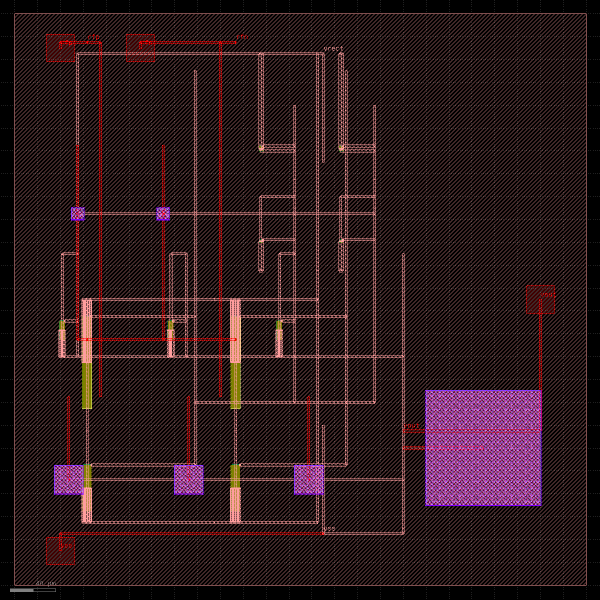
#> input picture examples/iris_rf/layout/iris_layout.png, 1200 x 1200 px (shown at 1/2 size)
$ python generate_diagrams.py
#> lines starting #> are read from the running program, lines starting #| are printed output that depends on the picture
"""Generate architecture block diagram, per-block schematics, and annotated layout.

Outputs (relative to iris_rf/):
  report/fig_architecture.png
  report/fig_schematic_matching.png
  report/fig_schematic_bias.png
  report/fig_schematic_rectifier.png
  report/fig_schematic_pump.png
  layout/iris_layout_annotated.png
"""
from pathlib import Path

import matplotlib.pyplot as plt
import matplotlib.patches as mpatches
from matplotlib.patches import FancyBboxPatch, FancyArrowPatch, Rectangle
from PIL import Image, ImageDraw, ImageFont

ROOT = Path(__file__).resolve().parents[1]
REPORT = ROOT / "report"
LAYOUT = ROOT / "layout"
REPORT.mkdir(parents=True, exist_ok=True)


# --------------------------------------------------------------------------
# 1) Architecture block diagram
# --------------------------------------------------------------------------
def make_architecture():
    fig, ax = plt.subplots(figsize=(14, 4.2), dpi=180)
    ax.set_xlim(0, 100)
    ax.set_ylim(0, 30)
    ax.axis("off")

    blocks = [
        ("RF\nSource\n(Antenna)", 2, 10, 10, "#dbeafe"),
        ("Matching\nNetwork\n(L-C, off-chip)", 15, 8, 12, "#bfdbfe"),
        ("Injection-\nAssisted\nBias", 30, 7, 12, "#fde68a"),
        ("Diff.\nCross-Coupled\nRectifier", 45, 6, 12, "#fca5a5"),
        ("Dickson\nCharge\nPump\n(3 stages)", 60, 5, 12, "#c4b5fd"),
        ("Storage\nCapacitor\n20 pF", 75, 6, 12, "#a7f3d0"),
        ("Load\nR_L", 90, 8, 8, "#e5e7eb"),
    ]
    coords = []
    for label, x, y, w, color in blocks:
        h = 14
        box = FancyBboxPatch(
            (x, y),
            w,
            h,
            boxstyle="round,pad=0.3,rounding_size=1.2",
            linewidth=1.6,
            edgecolor="#111827",
            facecolor=color,
        )
        ax.add_patch(box)
        ax.text(x + w / 2, y + h / 2, label, ha="center", va="center", fontsize=10, fontweight="bold")
        coords.append((x, y, w, h))

    # arrows
    for i in range(len(coords) - 1):
        x1, y1, w1, h1 = coords[i]
        x2, y2, w2, h2 = coords[i + 1]
        start = (x1 + w1, y1 + h1 / 2)
        end = (x2, y2 + h2 / 2)
        arrow = FancyArrowPatch(start, end, arrowstyle="-|>", mutation_scale=18, linewidth=1.6, color="#111827")
        ax.add_patch(arrow)

    # signal labels
    label_pairs = [
        (12.5, 17, "V_ant"),
        (27, 17, "RFP / RFN\n(differential)"),
        (42, 17, "V_gate_p/n"),
        (57, 17, "V_rect"),
        (72, 17, "V_pump"),
        (87, 17, "V_out"),
    ]
    for x, y, txt in label_pairs:
        ax.text(x, y + 6, txt, ha="center", va="bottom", fontsize=8, color="#374151")

    # Feedback / gate coupling annotation
    ax.text(50, 2.5,
            "Injection-assisted startup: bias network pre-charges V_gate to lower rectifier Vth",
            ha="center", fontsize=9, color="#374151", style="italic")

    ax.set_title("IRIS — RF Energy Harvester Architecture (GF180MCU, 30–100 MHz)",
                 fontsize=13, fontweight="bold", pad=6)

    fig.tight_layout()
    out = REPORT / "fig_architecture.png"
    fig.savefig(out, bbox_inches="tight")
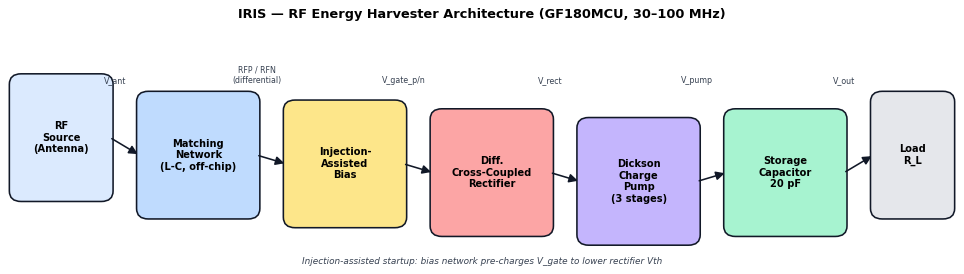
#> figure drawn by matplotlib, 1 panel
    plt.close(fig)
    print("wrote", out)


# --------------------------------------------------------------------------
# 2a) Matching network schematic
# --------------------------------------------------------------------------
def make_matching():
    fig, ax = plt.subplots(figsize=(9, 4.2), dpi=180)
    ax.set_xlim(0, 100)
    ax.set_ylim(0, 40)
    ax.axis("off")

    # sources
    ax.plot([5, 5], [30, 24], "k", lw=1.5)
    ax.plot([5, 5], [10, 16], "k", lw=1.5)
    ax.add_patch(plt.Circle((5, 20), 4, fill=False, lw=1.5))
    ax.text(5, 20, "~", ha="center", va="center", fontsize=14, fontweight="bold")
    ax.text(-2, 20, "V_ant", ha="right", va="center", fontsize=10)

    # series inductor Lmatch (top rail)
    ax.plot([9, 20], [30, 30], "k", lw=1.5)
    ax.add_patch(Rectangle((20, 28), 12, 4, fill=False, lw=1.5))
    ax.text(26, 30, "L_match\n120 nH", ha="center", va="center", fontsize=9)
    ax.plot([32, 60], [30, 30], "k", lw=1.5)

    # shunt cap Cmatch
    ax.plot([46, 46], [30, 24], "k", lw=1.5)
    ax.plot([44, 48], [24, 24], "k", lw=2)
    ax.plot([44, 48], [22, 22], "k", lw=2)
    ax.plot([46, 46], [22, 16], "k", lw=1.5)
    ax.text(52, 23, "C_match\n5.6 pF", ha="left", va="center", fontsize=9)

    # damping R
    ax.add_patch(Rectangle((60, 28), 8, 4, fill=False, lw=1.5))
    ax.text(64, 30, "R_damp 2 Ω", ha="center", va="center", fontsize=9)
    ax.plot([68, 85], [30, 30], "k", lw=1.5)
    ax.text(88, 30, "RFP", ha="left", va="center", fontsize=10, fontweight="bold")

    # bottom rail
    ax.plot([9, 85], [10, 10], "k", lw=1.5)
    ax.text(88, 10, "RFN", ha="left", va="center", fontsize=10, fontweight="bold")

    ax.text(50, 38, "Matching Network (differential, off-chip)",
            ha="center", fontsize=12, fontweight="bold")
    ax.text(50, 3, "Effective voltage gain ≈ 6× at 30–100 MHz (resonant)",
            ha="center", fontsize=9, style="italic", color="#374151")

    fig.tight_layout()
    out = REPORT / "fig_schematic_matching.png"
    fig.savefig(out, bbox_inches="tight")
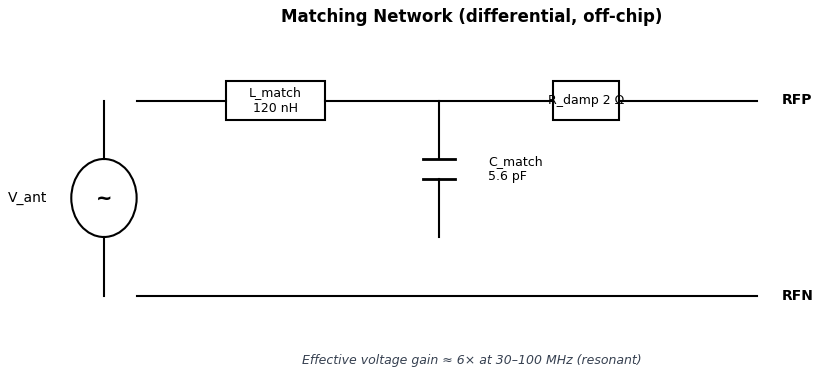
#> figure drawn by matplotlib, 1 panel
    plt.close(fig)
    print("wrote", out)


# --------------------------------------------------------------------------
# 2b) Startup / injection bias schematic
# --------------------------------------------------------------------------
def make_bias():
    fig, ax = plt.subplots(figsize=(9, 5.5), dpi=180)
    ax.set_xlim(0, 100)
    ax.set_ylim(0, 55)
    ax.axis("off")

    ax.text(50, 52, "Injection-Assisted Startup Bias Network",
            ha="center", fontsize=12, fontweight="bold")

    # rails
    ax.plot([5, 95], [46, 46], "k", lw=1.5)
    ax.text(2, 46, "V_rect", ha="right", va="center", fontsize=10)
    ax.plot([5, 95], [6, 6], "k", lw=1.5)
    ax.text(2, 6, "V_ss", ha="right", va="center", fontsize=10)

    # PMOS bias (diode-connected) left/right
    def pmos_diode(cx, gate_net):
        # simple MOS symbol
        ax.plot([cx - 3, cx - 3], [30, 40], "k", lw=1.5)          # channel
        ax.plot([cx - 5, cx - 3], [30, 30], "k", lw=1.5)          # source lead
        ax.plot([cx - 5, cx - 3], [40, 40], "k", lw=1.5)
        ax.add_patch(plt.Circle((cx - 5, 40), 0.6, color="k"))    # source dot
        ax.plot([cx - 5, cx - 5], [40, 46], "k", lw=1.5)          # to Vrect
        ax.plot([cx - 3, cx - 5], [30, 30], "k", lw=1.5)
        ax.plot([cx - 5, cx - 5], [30, 20], "k", lw=1.5)          # to output node
        ax.plot([cx - 1, cx - 3], [35, 35], "k", lw=1.5)          # gate
        ax.text(cx - 0.5, 35, f"P (W=4µ/L=1µ)\ngate=%s" % gate_net, ha="left", va="center", fontsize=8)
    # NMOS bias (diode-connected)
    def nmos_diode(cx, gate_net):
        ax.plot([cx - 3, cx - 3], [12, 22], "k", lw=1.5)
        ax.plot([cx - 5, cx - 3], [12, 12], "k", lw=1.5)
        ax.plot([cx - 5, cx - 3], [22, 22], "k", lw=1.5)
        ax.plot([cx - 5, cx - 5], [12, 6], "k", lw=1.5)
        ax.plot([cx - 5, cx - 5], [22, 30], "k", lw=1.5)
        ax.plot([cx - 1, cx - 3], [17, 17], "k", lw=1.5)
        ax.text(cx - 0.5, 17, f"N (W=2µ/L=1µ)\ngate=%s" % gate_net, ha="left", va="center", fontsize=8)

    pmos_diode(25, "gate_p")
    nmos_diode(25, "gate_p")
    pmos_diode(70, "gate_n")
    nmos_diode(70, "gate_n")

    # injection caps (RFN → gate_p, RFP → gate_n)
    ax.text(15, 32, "C_inj", ha="center", va="center", fontsize=9)
    ax.plot([13, 17], [30, 30], "k", lw=2)
    ax.plot([13, 17], [28, 28], "k", lw=2)
    ax.plot([15, 15], [30, 25], "k", lw=1.5)
    ax.plot([15, 15], [28, 25], "k", lw=1.5)
    ax.plot([15, 20], [25, 25], "k", lw=1.5)  # to gate_p node
    ax.plot([15, 15], [30, 50], "k--", lw=1.0)
    ax.text(15, 51, "RFN", ha="center", fontsize=9)

    ax.text(60, 32, "C_inj", ha="center", va="center", fontsize=9)
    ax.plot([58, 62], [30, 30], "k", lw=2)
    ax.plot([58, 62], [28, 28], "k", lw=2)
    ax.plot([60, 60], [30, 25], "k--", lw=1.0)
    ax.plot([60, 65], [25, 25], "k", lw=1.5)
    ax.plot([60, 60], [30, 50], "k--", lw=1.0)
    ax.text(60, 51, "RFP", ha="center", fontsize=9)

    ax.text(50, 1, "AC coupling from RF nodes to gate_p/gate_n → lowers effective Vth of rectifier",
            ha="center", fontsize=9, style="italic", color="#374151")

    fig.tight_layout()
    out = REPORT / "fig_schematic_bias.png"
    fig.savefig(out, bbox_inches="tight")
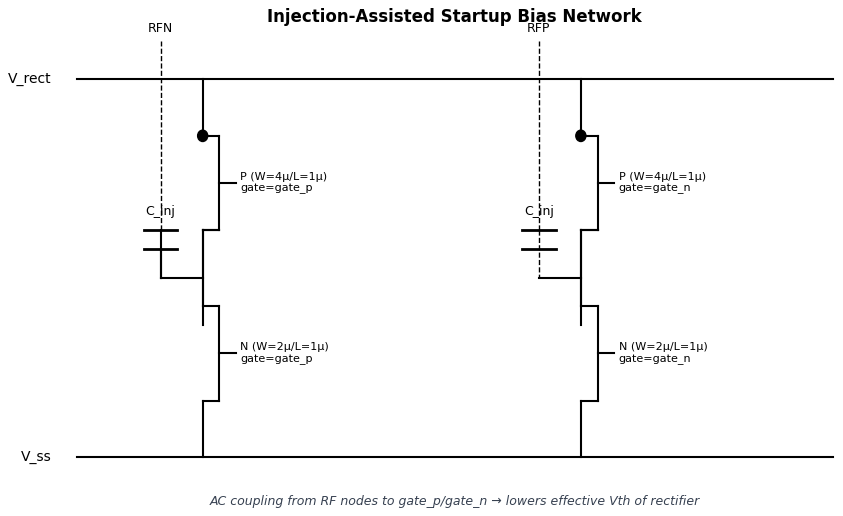
#> figure drawn by matplotlib, 1 panel
    plt.close(fig)
    print("wrote", out)


# --------------------------------------------------------------------------
# 2c) Cross-coupled rectifier schematic
# --------------------------------------------------------------------------
def make_rectifier():
    fig, ax = plt.subplots(figsize=(9, 5.5), dpi=180)
    ax.set_xlim(0, 100)
    ax.set_ylim(0, 55)
    ax.axis("off")

    ax.text(50, 52, "Differential Cross-Coupled CMOS Rectifier",
            ha="center", fontsize=12, fontweight="bold")

    # Vrect rail top
    ax.plot([5, 95], [46, 46], "k", lw=1.6)
    ax.text(2, 46, "V_rect", ha="right", va="center", fontsize=10)

    # VSS bottom
    ax.plot([5, 95], [6, 6], "k", lw=1.6)
    ax.text(2, 6, "V_ss", ha="right", va="center", fontsize=10)

    # PMOS pair (top)
    def draw_pmos(cx, drain_x, gate_from_x, name):
        ax.plot([cx, cx], [36, 42], "k", lw=1.5)
        ax.add_patch(Rectangle((cx - 3, 33), 6, 4, fill=False, lw=1.5))
        ax.text(cx, 35, "P\n80µ/0.28µ×8", ha="center", va="center", fontsize=8)
        ax.plot([cx, cx], [33, 28], "k", lw=1.5)
        ax.plot([cx - 5, cx - 3], [35, 35], "k", lw=1.5)
        ax.plot([cx, cx], [42, 46], "k", lw=1.5)  # source→Vrect
        ax.plot([cx, drain_x], [28, 28], "k", lw=1.5)
        ax.text(cx, 43, "S", fontsize=7)
    draw_pmos(30, 30, 0, "MPP1")
    draw_pmos(70, 70, 0, "MPP2")

    # NMOS pair (bottom)
    def draw_nmos(cx, drain_x, name):
        ax.plot([cx, cx], [14, 20], "k", lw=1.5)
        ax.add_patch(Rectangle((cx - 3, 17), 6, 4, fill=False, lw=1.5))
        ax.text(cx, 19, "N\n40µ/0.28µ×8", ha="center", va="center", fontsize=8)
        ax.plot([cx, cx], [17, 6], "k", lw=1.5)      # source→Vss
        ax.plot([cx, cx], [21, 28], "k", lw=1.5)     # drain→RF node
        ax.plot([cx - 5, cx - 3], [19, 19], "k", lw=1.5)  # gate
    draw_nmos(30, 30, "MNN1")
    draw_nmos(70, 70, "MNN2")

    # RFP node (left column drain) and RFN node (right column drain)
    ax.plot([30, 30], [28, 28], "k", lw=1.5)
    ax.plot([30, 15], [28, 28], "k", lw=1.5)
    ax.text(12, 28, "RFP", ha="right", va="center", fontsize=10, fontweight="bold")

    ax.plot([70, 85], [28, 28], "k", lw=1.5)
    ax.text(88, 28, "RFN", ha="left", va="center", fontsize=10, fontweight="bold")

    # cross-coupled gate connections: gate of left pair ← RFN, gate of right pair ← RFP
    ax.plot([25, 25], [35, 19], "k", lw=1.2, linestyle="--")   # PMOS/NMOS common gate at cx=25
    ax.plot([25, 70], [10.5, 10.5], "k", lw=1.2, linestyle="--")
    ax.plot([70, 70], [10.5, 10.5], "k", lw=1.2, linestyle="--")
    # simplification: label gates as gate_n and gate_p
    ax.text(25, 41, "gate_n", fontsize=8, color="#b91c1c")
    ax.text(65, 41, "gate_p", fontsize=8, color="#b91c1c")

    ax.text(50, 1, "Alternating conduction of PMOS/NMOS pairs delivers rectified V_rect above 2·Vth_eff", ha="center", fontsize=9, style="italic", color="#374151")

    fig.tight_layout()
    out = REPORT / "fig_schematic_rectifier.png"
    fig.savefig(out, bbox_inches="tight")
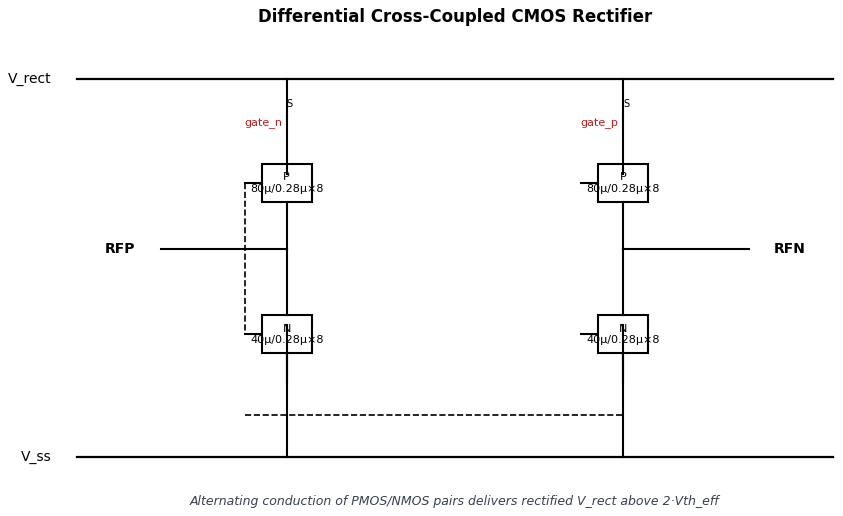
#> figure drawn by matplotlib, 1 panel
    plt.close(fig)
    print("wrote", out)


# --------------------------------------------------------------------------
# 2d) Dickson charge pump schematic
# --------------------------------------------------------------------------
def make_pump():
    fig, ax = plt.subplots(figsize=(11, 4.5), dpi=180)
    ax.set_xlim(0, 100)
    ax.set_ylim(0, 45)
    ax.axis("off")

    ax.text(50, 42, "3-Stage Dickson Charge Pump + Storage",
            ha="center", fontsize=12, fontweight="bold")

    # top rail (diodes)
    ax.plot([5, 90], [30, 30], "k", lw=1.5)

    # 3 diode-connected NMOS stages
    diode_x = [15, 40, 65]
    node_names = ["V_rect", "n1", "n2", "V_out"]
    prev_x = 5
    for i, dx in enumerate(diode_x):
        ax.add_patch(Rectangle((dx - 3, 27), 6, 6, fill=False, lw=1.5))
        ax.text(dx, 30, f"MCP{i+1}\n16µ/0.28µ", ha="center", va="center", fontsize=8)
        # diode-connect line: gate tied to drain
        ax.plot([dx - 4, dx - 3], [32, 32], "k", lw=1.2)
        ax.plot([dx - 4, dx - 4], [32, 34.5], "k", lw=1.2)
        ax.plot([dx - 4, dx + 3], [34.5, 34.5], "k", lw=1.2)
    ax.text(5, 34, node_names[0], fontsize=9)
    ax.text(25, 34, node_names[1], fontsize=9)
    ax.text(50, 34, node_names[2], fontsize=9)
    ax.text(78, 34, node_names[3], fontsize=9)

    # coupling caps: CCP1 rfp→n1, CCP2 rfn→n2, CCP3 rfp→vout
    cap_pairs = [(25, "RFP"), (50, "RFN"), (75, "RFP")]
    for cx, clk in cap_pairs:
        ax.plot([cx, cx], [30, 20], "k", lw=1.2)
        ax.plot([cx - 3, cx + 3], [20, 20], "k", lw=2)
        ax.plot([cx - 3, cx + 3], [18, 18], "k", lw=2)
        ax.plot([cx, cx], [18, 10], "k", lw=1.2)
        ax.text(cx + 3.5, 19, "1.2 pF", fontsize=8)
        ax.plot([cx, cx], [10, 4], "k--", lw=0.8)
        ax.text(cx, 3, clk, ha="center", fontsize=8, color="#b91c1c")

    # storage cap Cstore at Vout to Vss
    ax.plot([90, 90], [30, 20], "k", lw=1.5)
    ax.plot([87, 93], [20, 20], "k", lw=2.2)
    ax.plot([87, 93], [18, 18], "k", lw=2.2)
    ax.plot([90, 90], [18, 8], "k", lw=1.5)
    ax.plot([85, 95], [8, 8], "k", lw=1.5)
    ax.text(94, 19, "C_store\n20 pF", ha="left", va="center", fontsize=9)
    ax.text(94, 8, "V_ss", ha="left", va="center", fontsize=9)

    ax.text(50, 0.5, "Each stage pumps up ~Vpk−Vth_eff; three stages boost V_rect toward V_out ≥ 1.2 V", ha="center", fontsize=9, style="italic", color="#374151")

    fig.tight_layout()
    out = REPORT / "fig_schematic_pump.png"
    fig.savefig(out, bbox_inches="tight")
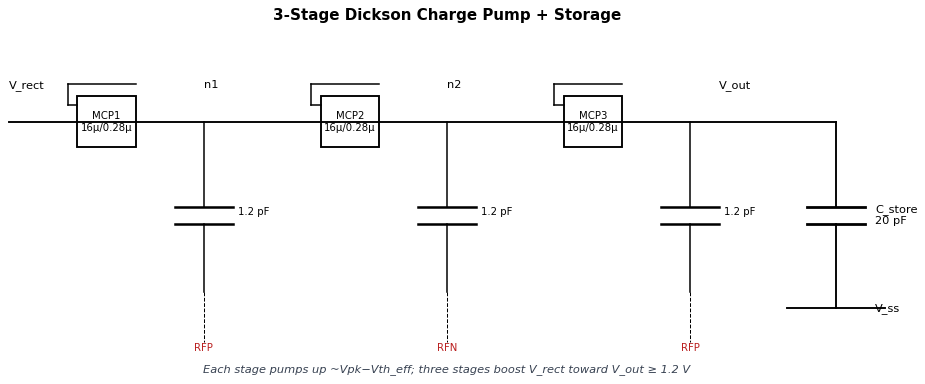
#> figure drawn by matplotlib, 1 panel
    plt.close(fig)
    print("wrote", out)


# --------------------------------------------------------------------------
# 3) Annotated layout image
# --------------------------------------------------------------------------
def annotate_layout():
    src = LAYOUT / "iris_layout.png"
    im = Image.open(src).convert("RGB")
#> im is the input picture: PIL image 1200x1200 RGB; mean R, G, B 44.4, 25.4, 28.6
    W, H = im.size
#> W = 1200; H = 1200

    draw = ImageDraw.Draw(im, "RGBA")

    # try large font
    try:
        font_lg = ImageFont.truetype("/usr/share/fonts/truetype/dejavu/DejaVuSans-Bold.ttf", size=int(H * 0.028))
        font_md = ImageFont.truetype("/usr/share/fonts/truetype/dejavu/DejaVuSans-Bold.ttf", size=int(H * 0.020))
        font_sm = ImageFont.truetype("/usr/share/fonts/truetype/dejavu/DejaVuSans.ttf", size=int(H * 0.016))
    except Exception:
        font_lg = ImageFont.load_default()
        font_md = ImageFont.load_default()
        font_sm = ImageFont.load_default()

    # region definitions in fractional coords, (x0,y0,x1,y1)
    # each block label placed at (lbl_x, lbl_y) fractional
    regions = [
        # (name, x0, y0, x1, y1, color rgba, lbl_frac)
        ("Matching Network\n(external L-C)",         0.02, 0.11, 0.22, 0.42, (59, 130, 246, 55), (0.03, 0.12)),
        ("Injection-Assisted\nStartup Bias",         0.22, 0.11, 0.55, 0.42, (245, 158, 11, 55), (0.35, 0.12)),
        ("Cross-Coupled\nRectifier (PMOS / NMOS)",   0.08, 0.42, 0.55, 0.75, (239, 68, 68, 55), (0.10, 0.44)),
        ("Dickson Pump\nStage Caps",                 0.08, 0.75, 0.60, 0.97, (139, 92, 246, 55), (0.10, 0.77)),
        ("Charge-Pump\nDiodes",                      0.55, 0.11, 0.75, 0.55, (16, 185, 129, 55), (0.56, 0.13)),
        ("Storage Capacitor\n(20 pF)",               0.68, 0.55, 0.96, 0.90, (219, 39, 119, 55), (0.70, 0.57)),
    ]

    ports = [
        ("VIN+ (rfp)", 0.10, 0.065, "top"),
        ("VIN− (rfn)", 0.24, 0.065, "top"),
        ("VRECT",      0.50, 0.065, "top"),
        ("VOUT",       0.83, 0.485, "right"),
        ("VSS",        0.10, 0.955, "left"),
    ]

    # translucent boxes + labels
    for name, x0, y0, x1, y1, color, lbl_frac in regions:
        rx0, ry0, rx1, ry1 = int(x0 * W), int(y0 * H), int(x1 * W), int(y1 * H)
        # filled translucent
        draw.rectangle([rx0, ry0, rx1, ry1], fill=color, outline=(color[0], color[1], color[2], 255), width=4)

        # place label at explicit fractional location so it doesn't collide with port dots (which live at y<0.10)
        lx, ly = int(lbl_frac[0] * W), int(lbl_frac[1] * H)
        bbox = draw.multiline_textbbox((lx, ly), name, font=font_md, spacing=2)
        pad = 6
        draw.rectangle([bbox[0] - pad, bbox[1] - pad, bbox[2] + pad, bbox[3] + pad],
                       fill=(255, 255, 255, 235), outline=(color[0], color[1], color[2], 255), width=2)
        draw.multiline_text((lx, ly), name, font=font_md, fill=(color[0] // 2, color[1] // 2, color[2] // 2, 255), spacing=2)
#> this loop made 6 passes
#> bbox on passes 1 to 6: (36, 149, 285, 195), (420, 149, 663, 197), (120, 533, 451, 579), (120, 929, 311, 977), (672, 161, 855, 204), (840, 688, 1085, 736)

    # port callouts
    for name, x, y, side in ports:
        cx, cy = int(x * W), int(y * H)
        r = int(H * 0.010)
        draw.ellipse([cx - r, cy - r, cx + r, cy + r], outline=(0, 0, 0, 255), width=3, fill=(255, 255, 0, 220))
        offsets = {
            "top": (-int(W * 0.035), -int(H * 0.035)),
            "bottom": (0, int(H * 0.018)),
            "right": (int(W * 0.018), -int(H * 0.008)),
            "left": (int(W * 0.02), -int(H * 0.008)),
        }
        ox, oy = offsets[side]
        tx, ty = cx + ox, cy + oy
        bbox = draw.textbbox((tx, ty), name, font=font_sm)
        pad = 4
        draw.rectangle([bbox[0] - pad, bbox[1] - pad, bbox[2] + pad, bbox[3] + pad],
                       fill=(0, 0, 0, 220))
        draw.text((tx, ty), name, font=font_sm, fill=(255, 255, 255, 255))
        # thin connector line
        draw.line([(cx, cy), ((bbox[0] + bbox[2]) // 2, (bbox[1] + bbox[3]) // 2)],
                  fill=(0, 0, 0, 255), width=2)
#> this loop made 5 passes
#> bbox on passes 1 to 5: (78, 40, 174, 58), (246, 40, 342, 57), (558, 40, 621, 54), (1017, 577, 1071, 591), (144, 1141, 181, 1155)

    # title bar at bottom (moved into image so it never gets clipped)
    title = "IRIS — Annotated Physical Layout (500 µm × 500 µm, GF180MCU)"
    tb = draw.textbbox((0, 0), title, font=font_lg)
#> tb = (0, 6, 1224, 38)
    tw, th = tb[2] - tb[0], tb[3] - tb[1]
#> tw = 1224; th = 32
    bx0 = (W - tw) // 2
#> bx0 = -12
    by0 = int(H * 0.005)
#> by0 = 6
    draw.rectangle([bx0 - 14, by0 - 6, bx0 + tw + 14, by0 + th + 12], fill=(0, 0, 0, 220))
    draw.text((bx0, by0), title, font=font_lg, fill=(255, 255, 255, 255))

    out = LAYOUT / "iris_layout_annotated.png"
    im.save(out, "PNG")
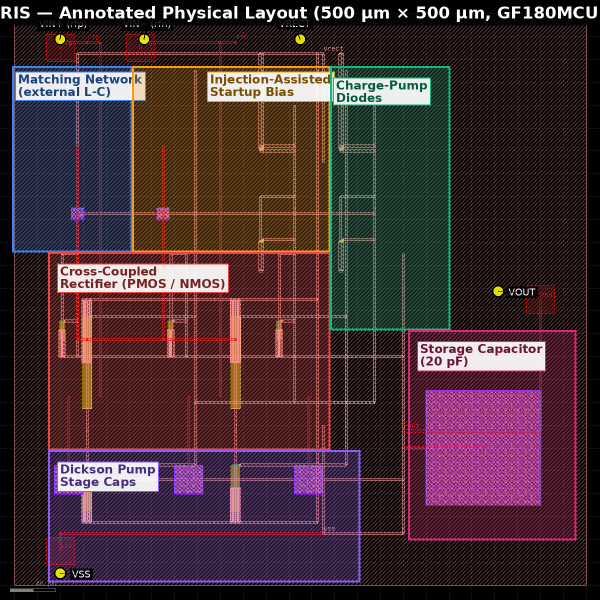
#> saved as iris_layout_annotated.png: PIL image 1200x1200 RGB (shown at 1/2 size); mean R, G, B 71.8, 48.2, 53.6
    print("wrote", out)


if __name__ == "__main__":
    make_architecture()
    make_matching()
    make_bias()
    make_rectifier()
    make_pump()
    annotate_layout()
